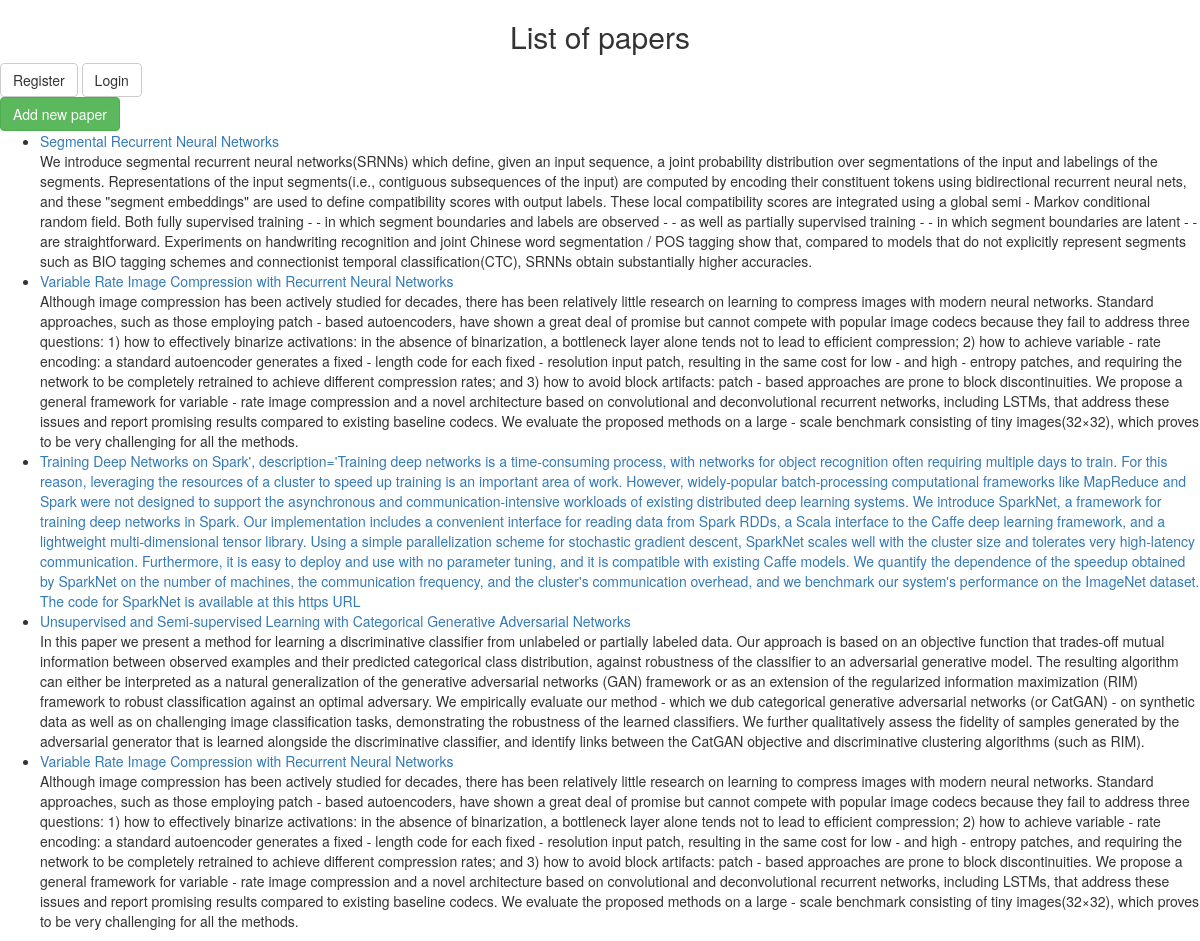
The page / on the database its author committed.
### home/models.py (models this page shows, shortened)
@python_2_unicode_compatible
class Paper(models.Model):
    uuid = models.CharField(max_length=100, blank=True, unique=True, default=uuid.uuid4)
    author = models.CharField(max_length=100, verbose_name = u"author")
    title = models.CharField(max_length=200, verbose_name = u"title")
    description = models.CharField(max_length=5000)
    breif_description= models.CharField(max_length=500)
    version=models.CharField(max_length=5)
    category=models.CharField(max_length=100)
    link = models.CharField(max_length=200)
    repo = models.ForeignKey(CodeLink, null=True)
    links = models.ForeignKey(AdditionalLinks, null=True)
    votes = models.IntegerField(default=0)
    rating = models.FloatField(default=0.0)
    pubdate = models.DateTimeField('date published')
    tags = TaggableManager()

### home/views.py (the view)
# urls.py: url(r'^$', views.IndexView.as_view(), name='index'),
class IndexView(TagMixin, ListView):
    model = Paper
    content_object_name = 'paper_list'
    template_name = 'index.html'
    def get_queryset(self):
        return Paper.objects.order_by('-pubdate')[:5]

### home/templates/index.html (shortened to what this page needs)
{% load bootstrap3 %}
{% bootstrap_css %}
{% if paper_list %}
<center> <h2> List of papers </h2> </center>
<div class="account">
<a class="btn btn-default" href="/accounts/register" role="button">Register</a>
<a class="btn btn-default" href="/accounts/login" role="button">Login</a>
</div>
<div class"paperadd">
<a class="btn btn-success" href="/add" role="button">Add new paper</a>
</div>
    <ul>
    {% for paper in paper_list %}
        <li><a href="/papers/{{ paper.uuid }}/">{{ paper.title }}</a></li>
        {{ paper.description }}
    {% endfor %}
    </ul>
{% else %}
    <p>Paper list is empty. You can add new paper</p>
{% endif %}

### rows shown on the page
Paper: title "Segmental Recurrent Neural Networks", description "We introduce segmental recurrent neural networks(SRNNs) which define, given an input sequence, a joint probability distribution over segmentations of the input and labelings of the segments. Representations of the input segments(i.e., contiguous subsequences of the input) are computed by encoding their constituent tokens using bidirectional recurrent neural nets, and these \"segment embeddings\" are used to define compatibility scores with output labels. These local compatibility scores are integrated using a global semi - Markov conditional random field. Both fully supervised training - - in which segment boundaries and labels are observed - - as well as partially supervised training - - in…"
Paper: title "Variable Rate Image Compression with Recurrent Neural Networks", description "Although image compression has been actively studied for decades, there has been relatively little research on learning to compress images with modern neural networks. Standard approaches, such as those employing patch - based autoencoders, have shown a great deal of promise but cannot compete with popular image codecs because they fail to address three questions: 1) how to effectively binarize activations: in the absence of binarization, a bottleneck layer alone tends not to lead to efficient compression; 2) how to achieve variable - rate encoding: a standard autoencoder generates a fixed - length code for each fixed - resolution input patch, resulting in the same cost for low - and high -…"
Paper: title "Training Deep Networks on Spark', description='Training deep networks is a time-consuming process, with networks for object recognition often requiring multiple days to train. For this reason, leveraging the resources of a cluster to speed up training is an important area of work. However, widely-popular batch-processing computational frameworks like MapReduce and Spark were not designed to support the asynchronous and communication-intensive workloads of existing distributed deep learning systems. We introduce SparkNet, a framework for training deep networks in Spark. Our implementation includes a convenient interface for reading data from Spark RDDs, a Scala interface to the Caffe deep…"
Paper: title "Unsupervised and Semi-supervised Learning with Categorical Generative Adversarial Networks", description "In this paper we present a method for learning a discriminative classifier from unlabeled or partially labeled data. Our approach is based on an objective function that trades-off mutual information between observed examples and their predicted categorical class distribution, against robustness of the classifier to an adversarial generative model. The resulting algorithm can either be interpreted as a natural generalization of the generative adversarial networks (GAN) framework or as an extension of the regularized information maximization (RIM) framework to robust classification against an optimal adversary. We empirically evaluate our method - which we dub categorical generative…"
Paper: title "Variable Rate Image Compression with Recurrent Neural Networks", description "Although image compression has been actively studied for decades, there has been relatively little research on learning to compress images with modern neural networks. Standard approaches, such as those employing patch - based autoencoders, have shown a great deal of promise but cannot compete with popular image codecs because they fail to address three questions: 1) how to effectively binarize activations: in the absence of binarization, a bottleneck layer alone tends not to lead to efficient compression; 2) how to achieve variable - rate encoding: a standard autoencoder generates a fixed - length code for each fixed - resolution input patch, resulting in the same cost for low - and high -…"
